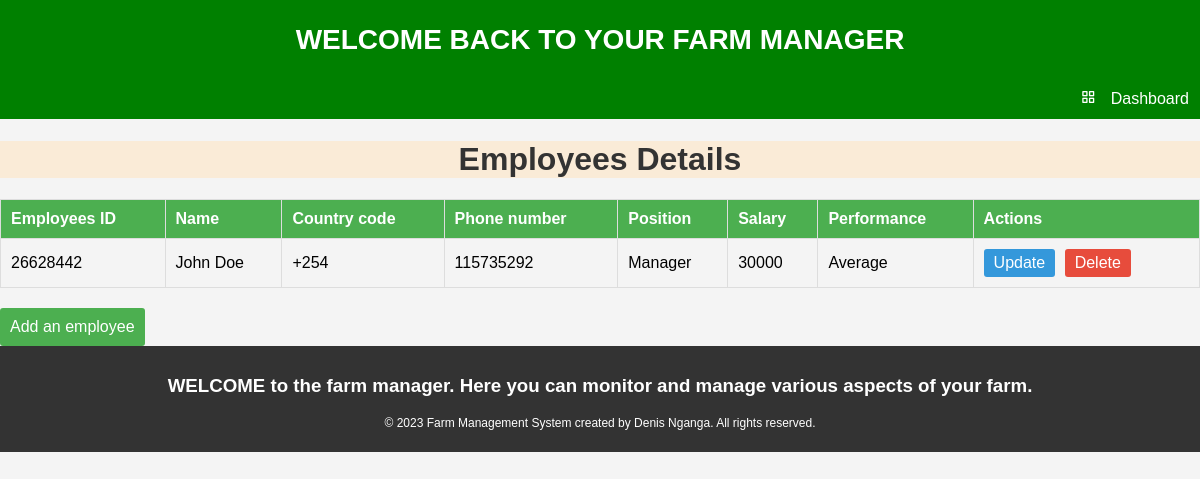
The app's page /show_employees/ (signed in) with its own data.
### homepage/models.py (models this page shows)
class Employees(models.Model):
    user = models.ForeignKey(User, on_delete=models.CASCADE, default=1)
    Eid = models.IntegerField(primary_key=True, default=0)
    Name = models.CharField(max_length=50)
    Country_code = models.CharField(max_length=4)
    Phone_number = models.CharField(max_length=9)
    Position = models.CharField(max_length=10)
    Salary = models.IntegerField()
    Performance = models.CharField(max_length=10)
    class Meta:
        db_table = "employees"

### homepage/views.py (the view)
# urls.py: path("show_employees/", Show_employees, name="show-employees"),
def Show_employees(request):
    employees = Employees.objects.filter(user=request.user)
    return render(request, "homepage/showemployees.html", {"employees": employees})

### homepage/templates/homepage/showemployees.html (shortened to what this page needs)
{%extends 'homepage/base.html' %}
{% block content %}
<head>
</head>
<body>
    <h1>Employees Details</h1>
    {% if employees %}
    <table>
        <thead>
            <tr>
                <th>Employees ID</th>
                <th>Name</th>
                <th>Country code</th>
                <th>Phone number</th>
                <th>Position</th>
                <th>Salary</th>
                <th>Performance</th>
                <th>Actions</th>
            </tr>
        </thead>
        <tbody>
            {% for employee in employees %}
            <tr>
                <td>{{ employee.Eid }}</td>
                <td>{{ employee.Name }}</td>
                <td>{{ employee.Country_code }}</td>
                <td>{{ employee.Phone_number }}</td>
                <td>{{ employee.Position }}</td>
                <td>{{ employee.Salary }}</td>
                <td>{{ employee.Performance }}</td>
                <td><a href="{% url 'homepage:update-employees' Eid=employee.Eid %}" class="update-link">Update</a>
                  <a href="{% url 'homepage:delete-employees' Eid=employee.Eid %}"class="delete-link">Delete</a> </td>
            </tr>
            {% endfor %}
        </tbody>
    </table>
    {% else %}
    <p class="no-employees">No employees found. Please add employees</p>
    {% endif %}
    <a href="{% url 'homepage:add-employees' %}" class="add-button">Add an employee</a>
</body>
{%endblock%}

### homepage/templates/homepage/showemployees.html (style rules this page uses)
body { font-family: Arial, sans-serif; background-color: #f4f4f4; margin: 0; padding: 0; }
h1 { color: #333; text-align: center; background-color: antiquewhite; }
table { width: 100%; border-collapse: collapse; margin-top: 20px; }
th, td { border: 1px solid #ddd; padding: 10px; text-align: left; }
th { background-color: #4caf50; color: white; }
.update-link, .delete-link { display: inline-block; padding: 5px 10px; text-decoration: none; color: #fff; border-radius: 3px; margin-right: 5px; }
.update-link { background-color: #3498db; }
.delete-link { background-color: #e74c3c; }
.add-button { display: inline-block; padding: 10px; background-color: #4caf50; color: white; text-decoration: none; border-radius: 3px; margin-top: 20px; }

### records on screen
Employees: Eid "26628442", Name "John Doe", Country_code "+254", Phone_number "115735292", Position "Manager", Salary "30000", Performance "Average"
